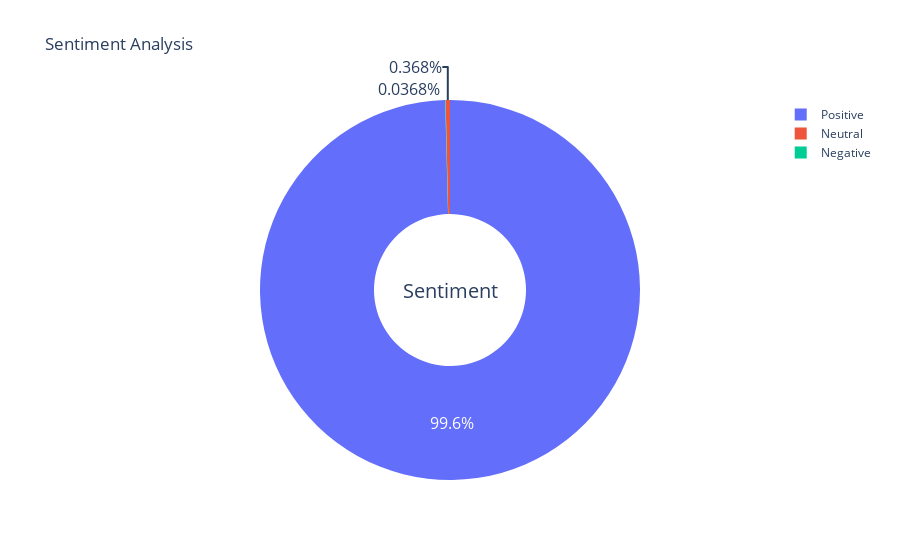

The notebook cell this image was saved under:
### Code cell
import plotly.express as px
import plotly.graph_objects as go
from plotly.subplots import make_subplots
import warnings
warnings.filterwarnings("ignore")


type_ = ["Positive", "Neutral", "Negative"]
fig = make_subplots(rows=1, cols=1)

fig.add_trace(go.Pie(labels=type_, values=df['sentiment'].value_counts(), name="sentiment"))

# Use `hole` to create a donut-like pie chart
fig.update_traces(hole=.4, hoverinfo="label+percent+name", textfont_size=16)

fig.update_layout(
    title_text="Sentiment Analysis",
    # Add annotations in the center of the donut pies.
    annotations=[dict(text='Sentiment', x=0.5, y=0.5, font_size=20, showarrow=False)])
fig.show()

### Figure 1 — Plotly figure (JSON) as saved in the notebook; plotly's stock layout.template omitted (floating-point values rounded to 4 significant figures)
{"data": [{"hole": 0.4, "hoverinfo": "label+percent+name", "labels": ["Positive", "Neutral", "Negative"], "name": "sentiment", "textfont": {"size": 16}, "type": "pie", "values": [10828, 40, 4]}], "layout": {"annotations": [{"font": {"size": 20}, "showarrow": false, "text": "Sentiment", "x": 0.5, "y": 0.5}], "title": {"text": "Sentiment Analysis"}, "xaxis": {"anchor": "y", "domain": [0, 1]}, "yaxis": {"anchor": "x", "domain": [0, 1]}}}
